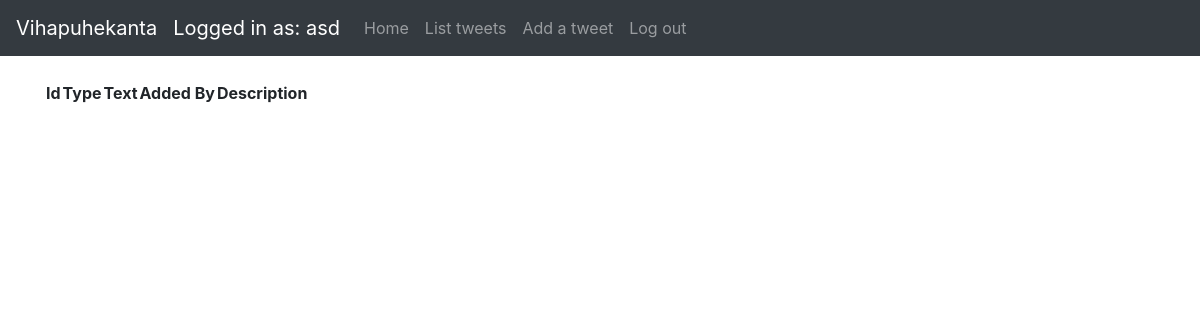
The app's page /tweets/2 (signed in), older data.
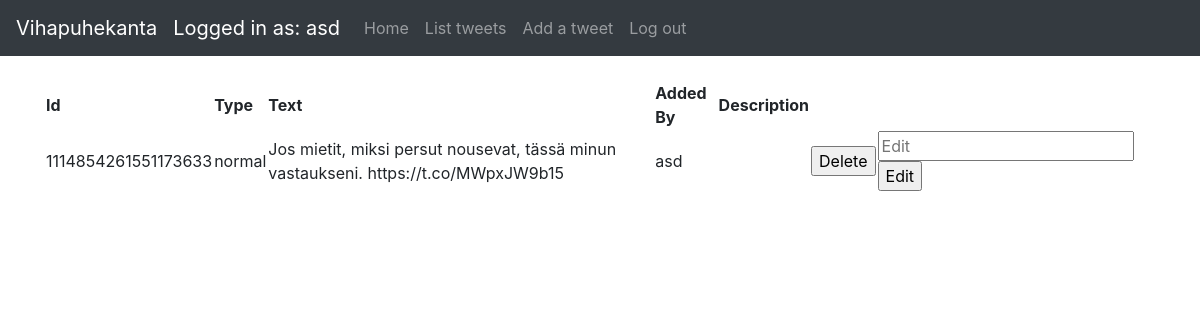
The same page, newer data.
### application/tweets/models.py (models this page shows, shortened)
class Tweet(db.Model):
    id = db.Column(db.Integer, primary_key=True)
    date_created = db.Column(db.DateTime, default=db.func.current_timestamp())
    date_modified = db.Column(db.DateTime, default=db.func.current_timestamp(),
                              onupdate=db.func.current_timestamp())
    tweetid = db.Column(db.String(100))
    tweettype = db.Column(db.String(100))
    tweettext = db.Column(db.String(300))
    addedby = db.Column(db.String(100))
    tweetdescription = db.Column(db.String(100))
    account_id = db.Column(db.Integer, db.ForeignKey('account.id'),
                           nullable=False)

### application/tweets/views.py (the view)
@app.route("/tweets/<id>")
@login_required
def tweets_view(id):
    tweets = db.session().query(Tweet).filter(Tweet.id == id)
    return render_template('tweets/tweet.html', tweets=tweets)

### application/__init__.py (called while the page is built)
@login_manager.user_loader
def load_user(user_id):
    return User.query.get(user_id)

### application/templates/tweets/tweet.html (shortened to what this page needs)
{% extends "layout.html" %}
{% block body %}
  <p>
<table>
    <tr>
      <th>Id</th>
      <th>Type</th>
      <th>Text</th>
      <th>Added By</th>
        <th>Description</th>
      <th></th>
    </tr>
    {% for tweet in tweets %}
    <tr>
        <td>{{ tweet.tweetid }}</td>
        <td>{{ tweet.tweettype }}</td>
        <td>{{ tweet.tweettext }}</td>
        <td>{{ tweet.addedby }}</td>
        <td>{{ tweet.tweetdescription }}</td>
        <td>
                        <form method="POST" action="{{ url_for('tweet_delete', id = tweet.id) }}">
                            <input type="submit" value="Delete">
                        </form>
        </td>
        <td>
            <div>
            <form method="POST" action="{{ url_for('tweet_edit', id = tweet.id) }}">
                <input type="text" name="tweetdescription" placeholder="Edit"/>
                <input type="submit" value="Edit">
            </form>
                </div>
        </td>
    </tr>
    {% endfor %}
  </table>  </p>
{% endblock %}

Row changes from the older to the newer data that the page shows:
added Tweet: tweetid "1114854261551173633", tweettype "normal", tweettext "Jos mietit, miksi persut nousevat, tässä minun vastaukseni. https://t.co/MWpxJW9b15", addedby "asd"
